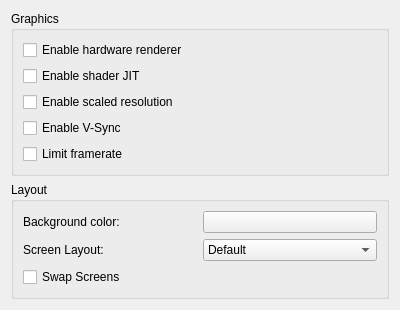
<?xml version="1.0" encoding="UTF-8"?>
<ui version="4.0">
 <class>ConfigureGraphics</class>
 <widget class="QWidget" name="ConfigureGraphics">
  <property name="geometry">
   <rect>
    <x>0</x>
    <y>0</y>
    <width>400</width>
    <height>300</height>
   </rect>
  </property>
  <property name="windowTitle">
   <string>Form</string>
  </property>
  <layout class="QVBoxLayout" name="verticalLayout">
   <item>
    <layout class="QVBoxLayout" name="verticalLayout_3">
     <item>
      <widget class="QGroupBox" name="groupBox">
       <property name="title">
        <string>Graphics</string>
       </property>
       <layout class="QVBoxLayout" name="verticalLayout_2">
        <item>
         <widget class="QCheckBox" name="toggle_hw_renderer">
          <property name="text">
           <string>Enable hardware renderer</string>
          </property>
         </widget>
        </item>
        <item>
         <widget class="QCheckBox" name="toggle_shader_jit">
          <property name="text">
           <string>Enable shader JIT</string>
          </property>
         </widget>
        </item>
        <item>
         <widget class="QCheckBox" name="toggle_scaled_resolution">
          <property name="text">
           <string>Enable scaled resolution</string>
          </property>
         </widget>
        </item>
        <item>
         <widget class="QCheckBox" name="toggle_vsync">
          <property name="text">
           <string>Enable V-Sync</string>
          </property>
         </widget>
        </item>
        <item>
         <widget class="QCheckBox" name="toggle_framelimit">
          <property name="text">
           <string>Limit framerate</string>
          </property>
         </widget>
        </item>
       </layout>
      </widget>
     </item>
    </layout>
   </item>
   <item>
    <widget class="QGroupBox" name="groupBox2">
     <property name="title">
      <string>Layout</string>
     </property>
     <layout class="QHBoxLayout" name="horizontalLayout_3">
      <item>
       <layout class="QVBoxLayout" name="verticalLayout_2">
        <item>
         <layout class="QHBoxLayout" name="horizontalLayout_4">
          <item>
           <widget class="QLabel" name="label2">
            <property name="text">
             <string>Background color:</string>
            </property>
           </widget>
          </item>
          <item>
           <widget class="QPushButton" name="layout_bg">
           </widget>
          </item>
         </layout>
        </item>
        <item>
         <layout class="QHBoxLayout" name="horizontalLayout_3">
          <item>
           <widget class="QLabel" name="label1">
            <property name="text">
             <string>Screen Layout:</string>
            </property>
           </widget>
          </item>
          <item>
           <widget class="QComboBox" name="layout_combobox">
            <item>
             <property name="text">
              <string notr="true">Default</string>
             </property>
            </item>
            <item>
             <property name="text">
              <string notr="true">Single Screen</string>
             </property>
            </item>
            <item>
             <property name="text">
              <string notr="true">Large Screen</string>
             </property>
            </item>
           </widget>
          </item>
         </layout>
        </item>
        <item>
         <widget class="QCheckBox" name="swap_screen">
          <property name="text">
           <string>Swap Screens</string>
          </property>
         </widget>
        </item>
       </layout>
      </item>
     </layout>
    </widget>
   </item>
   <item>
    <spacer name="verticalSpacer">
     <property name="orientation">
      <enum>Qt::Vertical</enum>
     </property>
     <property name="sizeHint" stdset="0">
      <size>
       <width>20</width>
       <height>40</height>
      </size>
     </property>
    </spacer>
   </item>
  </layout>
 </widget>
 <resources/>
 <connections/>
</ui>
